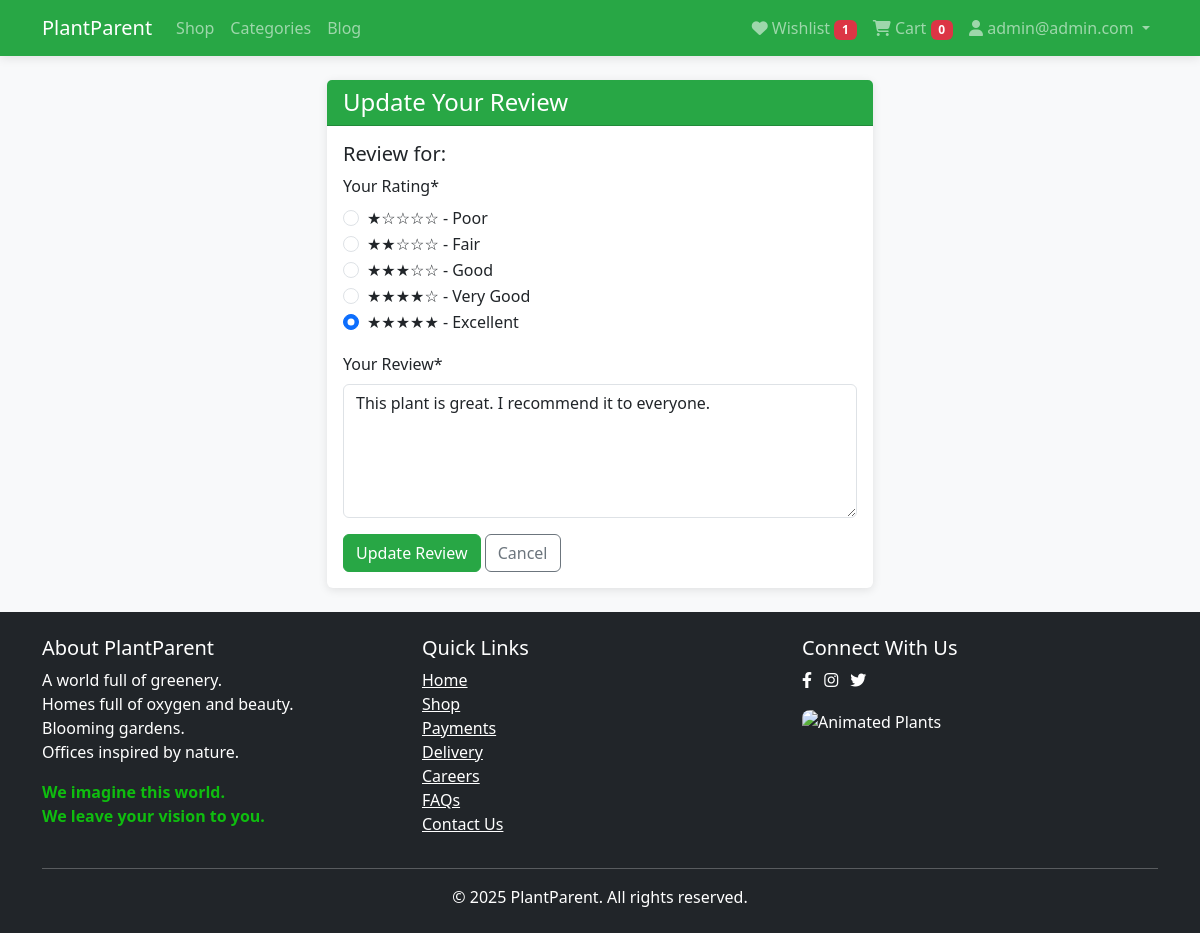
The app's page /reviews/update/hoya-kerrii/5/ (signed in) with its own data.
### accounts/models.py (models this page shows, shortened)
class User(AbstractUser):
    username = None
    email = models.EmailField(_('email address'), unique=True)
    phone = models.CharField(max_length=20, blank=True)
    address = models.TextField(blank=True)
    city = models.CharField(max_length=100, blank=True)
    postal_code = models.CharField(max_length=20, blank=True)
    country = models.CharField(max_length=100, blank=True)
    profile_picture = models.ImageField(
        upload_to=user_profile_picture_path,
        blank=True,
        null=True,
        validators=[validate_image_size, validate_image_format],
        help_text=_('Upload a profile picture (max 1MB, formats: JPG, PNG, GIF)')
    )
    receive_newsletter = models.BooleanField(default=False)
    USERNAME_FIELD = 'email'
    REQUIRED_FIELDS = []
    objects = UserManager()
    class Meta:
        permissions = [
            ("can_publish_post", "Can publish blog posts without approval"),
            ("can_edit_all_posts", "Can edit any blog post (not just own)"),
        ]
    class Meta:
        verbose_name = 'User'
        verbose_name_plural = 'Users'

### wishlist/models.py (models this page shows, shortened)
class Wishlist(models.Model):
    user = models.OneToOneField(
        settings.AUTH_USER_MODEL,
        on_delete=models.CASCADE,
        related_name='wishlist'
    )
    created_at = models.DateTimeField(auto_now_add=True)
    updated_at = models.DateTimeField(auto_now=True)

### cart/models.py (models this page shows, shortened)
class Cart(models.Model):
    user = models.OneToOneField(
        settings.AUTH_USER_MODEL,
        on_delete=models.CASCADE,
        related_name='cart'
    )
    created_at = models.DateTimeField(auto_now_add=True)
    updated_at = models.DateTimeField(auto_now=True)
    @property
    def total_quantity(self):
        print(sum(item.quantity for item in self.items.all()))
        return sum(item.quantity for item in self.items.all())

### reviews/models.py (models this page shows, shortened)
class Review(models.Model):
    class Rating(models.IntegerChoices):
        ONE = 1, _('★☆☆☆☆')
        TWO = 2, _('★★☆☆☆')
        THREE = 3, _('★★★☆☆')
        FOUR = 4, _('★★★★☆')
        FIVE = 5, _('★★★★★')
    product = models.ForeignKey(
        Product,
        on_delete=models.CASCADE,
        related_name='reviews'
    )
    user = models.ForeignKey(
        settings.AUTH_USER_MODEL,
        on_delete=models.CASCADE,
        related_name='reviews'
    )
    rating = models.IntegerField(choices=Rating.choices)
    comment = models.TextField()
    created_at = models.DateTimeField(auto_now_add=True)
    updated_at = models.DateTimeField(auto_now=True)
    approved = models.BooleanField(default=False)
    class Meta:
        ordering = ['-created_at']

### reviews/views.py (the view, shortened to what this page needs)
# urls.py: path('update/<slug:slug>/<int:review_id>/', views.UpdateReviewView.as_view(), name='update'),
class UpdateReviewView(LoginRequiredMixin, UpdateView):
    model = Review
    form_class = ReviewForm
    template_name = 'reviews/update.html'
    pk_url_kwarg = 'review_id'
    def get_queryset(self):
        return super().get_queryset().filter(user=self.request.user)

### reviews/forms.py (shortened to what this page needs)
class ReviewForm(forms.ModelForm):
    RATING_CHOICES = [
        (1, '★☆☆☆☆ - Poor'),
        (2, '★★☆☆☆ - Fair'),
        (3, '★★★☆☆ - Good'),
        (4, '★★★★☆ - Very Good'),
        (5, '★★★★★ - Excellent'),
    ]
    rating = forms.ChoiceField(
        label=_("Your Rating"),
        choices=RATING_CHOICES,
        widget=forms.RadioSelect(attrs={'class': 'rating-radio'}),
        required=True
    )
    comment = forms.CharField(
        label=_("Your Review"),
        widget=forms.Textarea(attrs={
            'class': 'form-control',
            'rows': 5,
            'placeholder': _('Share your experience with this product...')
        }),
        required=True,
        max_length=1000
    )
    class Meta:
        model = Review
        fields = ['rating', 'comment']
        labels = {
            'rating': _('Rating'),
            'comment': _('Review')
        }
    def __init__(self, *args, **kwargs):
        super().__init__(*args, **kwargs)
        self.fields['rating'].widget.attrs.update({
            'class': 'form-check-input',
            'style': 'margin-right: 5px;'
        })

### plantparent/context_processors.py (called while the page is built)
def cart_context(request):
    context = {}
    if request.user.is_authenticated:
        cart = Cart.objects.filter(user=request.user).first()
        context['cart'] = cart
    return context

def wishlist_context(request):
    context = {}
    if request.user.is_authenticated:
        wishlist, created = Wishlist.objects.get_or_create(user=request.user)
        context['wishlist'] = wishlist
    return context

### templates/reviews/update.html (shortened to what this page needs)
{% extends 'base.html' %}
{% load crispy_forms_tags %}
{% block content %}
<div class="row justify-content-center">
    <div class="col-md-6">
        <div class="card">
            <div class="card-header bg-success text-white">
                <h4 class="mb-0">Update Your Review</h4>
            </div>
            <div class="card-body">
                <h5>Review for: {{ product.name }}</h5>
                <form method="post">
                    {{ form|crispy }}
                    <button type="submit" class="btn btn-success">Update Review</button>
                    <a href="{{ product.get_absolute_url }}" class="btn btn-outline-secondary">Cancel</a>
                </form>
            </div>
        </div>
    </div>
</div>
{% endblock %}

### templates/base.html (shortened to what this page needs)
<!DOCTYPE html>
<html lang="en">
<head>
    <link href="https://cdnjs.cloudflare.com/ajax/libs/font-awesome/6.4.0/css/all.min.css" rel="stylesheet">
    <link rel="stylesheet" href="https://cdnjs.cloudflare.com/ajax/libs/animate.css/4.1.1/animate.min.css" />
    <link href="https://cdn.jsdelivr.net/npm/bootstrap@5.3.0/dist/css/bootstrap.min.css" rel="stylesheet">
    <link rel="stylesheet" href="https://cdnjs.cloudflare.com/ajax/libs/font-awesome/6.4.0/css/all.min.css">
</head>
<body>
    <nav class="navbar navbar-expand-lg navbar-dark bg-success">
        <div class="container">
            <a class="navbar-brand" href="{% url 'products:home' %}">PlantParent</a>
            <div class="collapse navbar-collapse" id="navbarNav">
                <ul class="navbar-nav me-auto">
                    <li class="nav-item">
                        <a class="nav-link" href="{% url 'products:list' %}">Shop</a>
                    </li>
                    <li class="nav-item">
                        <a class="nav-link" href="{% url 'products:categories' %}">Categories</a>
                    </li>
                    <li class="nav-item">
                        <a class="nav-link" href="{% url 'blog:post_list' %}">Blog</a>
                    </li>
                </ul>
                <ul class="navbar-nav">
                    <li class="nav-item">
                        <a class="nav-link" href="{% url 'wishlist:view' %}">
                            <i class="fas fa-heart"></i> Wishlist
                            <span class="badge bg-danger" id="wishlist-count">
                                {% if request.user.is_authenticated %}{{ request.user.wishlist.items.count }}{% else %}0{% endif %}
                            </span>
                        </a>
                    </li>
                    <li class="nav-item">
                        <a class="nav-link" href="{% url 'cart:view' %}">
                            <i class="fas fa-shopping-cart"></i> Cart
                            <span class="badge bg-danger" id="cart-count">
                                {% if cart %}{{ cart.total_quantity }}{% else %}0{% endif %}
                            </span>
                        </a>
                    </li>
                    {% if user.is_authenticated %}
                    <li class="nav-item dropdown">
                        <a class="nav-link dropdown-toggle" href="#" id="navbarDropdown" role="button" data-bs-toggle="dropdown">
                            <i class="fas fa-user"></i> {{ user.email }}
                        </a>
                    </li>
                    {% endif %}
                </ul>
            </div>
        </div>
    </nav>
    <main class="container my-4">
        {% block content %}{% endblock %}
    </main>
    <footer class="bg-dark text-white py-4 mt-0">
        <div class="container">
            <div class="row">
                <div class="col-md-4">
                    <h5>About PlantParent</h5>
                    <p>A world full of greenery. <br>
                       Homes full of oxygen and beauty. <br>
                       Blooming gardens. <br>
                       Offices inspired by nature. <br></p>
                    <p style="color: #0fbd0f;">
                        <b>We imagine this world.</b><br>
                        <b>We leave your vision to you.</b>
                    </p>
                </div>
                <div class="col-md-4">
                    <h5>Quick Links</h5>
                    <ul class="list-unstyled">
                        <li><a href="{% url 'products:home' %}" class="text-white">Home</a></li>
                        <li><a href="{% url 'products:list' %}" class="text-white">Shop</a></li>
                        <li><a href="#" class="text-white">Payments</a></li>
                        <li><a href="#" class="text-white">Delivery</a></li>
                        <li><a href="#" class="text-white">Careers</a></li>
                        <li><a href="#" class="text-white">FAQs</a></li>
                        <li><a href="#" class="text-white">Contact Us</a></li>
                    </ul>
                </div>
                <div class="col-md-4" >
                    <h5>Connect With Us</h5>
                    <a href="#" class="text-white me-2"><i class="fab fa-facebook-f"></i></a>
                    <a href="#" class="text-white me-2"><i class="fab fa-instagram"></i></a>
                    <a href="#" class="text-white me-2"><i class="fab fa-twitter"></i></a>
                    <div class="mt-3">
                        <img src="https://mir-s3-cdn-cf.behance.net/project_modules/max_632/a5364778036023.5c9a9814218f1.gif"
                             alt="Animated Plants"
                             style="width: 180px; border-radius: 8px;">
                    </div>
                </div>
            </div>
            <hr>
            <div class="text-center">
                <p class="mb-0">&copy; 2025 PlantParent. All rights reserved.</p>
            </div>
        </div>
    </footer>
</body>
</html>

### templates/base.html (style rules this page uses)
body { font-family: 'Segoe UI', Tahoma, Geneva, Verdana, sans-serif; background-color: #f8f9fa; }
.card { transition: transform 0.3s ease, box-shadow 0.3s ease; border: none; box-shadow: 0 2px 10px rgba(0, 0, 0, 0.1); }
.bg-success { background-color: #28a745 !important; }
.btn-success { background-color: #28a745; border-color: #28a745; }
.navbar { box-shadow: 0 2px 10px rgba(0, 0, 0, 0.1); }
footer { margin-top: 50px; }

### records on screen
User: user.wishlist.items.count "1", email "admin@admin.com"
Cart: total_quantity "0"
Review: rating "☐ ★☆☆☆☆ - Poor ☐ ★★☆☆☆ - Fair ☐ ★★★☆☆ - Good ☐ ★★★★☆ - Very Good ☑ ★★★★★ - Excellent", comment "This plant is great. I recommend it to everyone."
